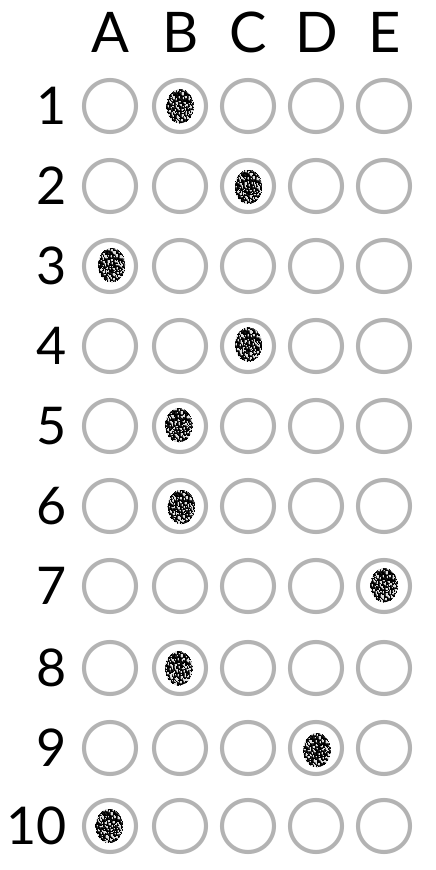
#> input picture 03_optical-mark-recognition/answers_1.png, 436 x 870 px
$ python omr.py --image answers_1.png
#> lines starting #> are read from the running program, lines starting #| are printed output that depends on the picture; after the words box and inside, x2 and y2 are one past the last pixel; in counts of white or black regions, pixels touching at a corner belong together
#> further down, image is the input picture: shape (870, 436, 3); min 0, max 255, mean 240.4
import cv2
import imutils
import numpy as np
from imutils import contours
import argparse


def prepare_image(image):
    gray = cv2.cvtColor(src=image, code=cv2.COLOR_BGR2GRAY)
    blurred = cv2.GaussianBlur(src=image, ksize=(5, 5), sigmaX=0)
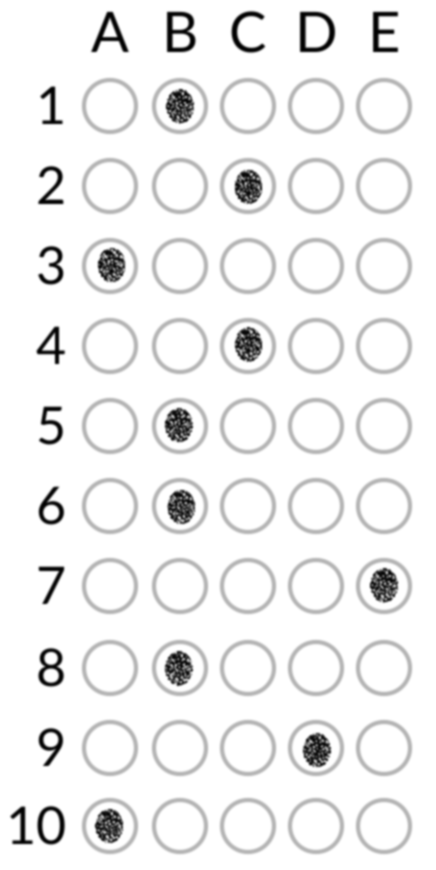
#> blurred: shape (870, 436, 3); min 0, max 255, mean 240.4
    edges = cv2.Canny(image=image, threshold1=70, threshold2=70)
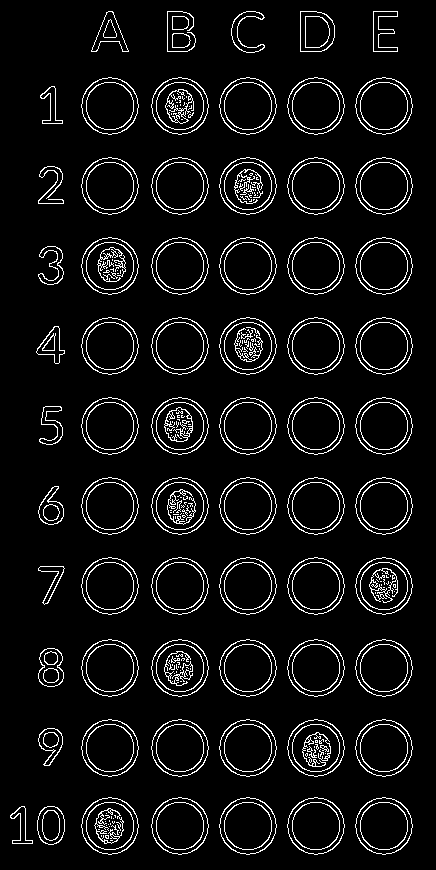
#> edges: shape (870, 436); 6.6% white in thin lines or dots, all inside (x1, y1, x2, y2) = (10, 11, 413, 855)
    thresh = cv2.threshold(src=edges, thresh=50, maxval=255, type=cv2.THRESH_BINARY | cv2.THRESH_OTSU)[1]
    return thresh


ap = argparse.ArgumentParser()
ap.add_argument('-i', '--image', required=True, help='path to image')
args = vars(ap.parse_args())

print(f'OpenCV version: {cv2.__version__}')

# klucz odpowiedzi
ANSWER_KEY = {0: 1, 1: 3, 2: 0, 3: 2, 4: 1, 5: 3, 6: 4, 7: 1, 8: 3, 9: 0}

# wczytanie obrazu
image = cv2.imread(args['image'])

#przygotowanie obrazu
thresh = prepare_image(image)

# wyszukanie wszystkich konturów
cnts = cv2.findContours(image=thresh.copy(), mode=cv2.RETR_EXTERNAL, method=cv2.CHAIN_APPROX_SIMPLE)
#> cnts = 68 contours, 1 with area under 20; largest, box (x1, y1, x2, y2) and area: (355, 797, 413, 855) 2502, (287, 797, 345, 855) 2502, (219, 797, 277, 855) 2502, (151, 797, 209, 855) 2502, (81, 797, 139, 855) 2502
cnts = imutils.grab_contours(cnts)
print(f'[INFO] Liczba wykrytych kontur: {len(cnts)}')
#| [INFO] Liczba wykrytych kontur: 68

# wyszukanie kontur z odpowiedziami
question_contours = []

for cnt in cnts:
    (x, y, w, h) = cv2.boundingRect(cnt)
    aspect_ratio = w / float(h)

    if w > 50 and h > 50 and aspect_ratio > 0.9 and aspect_ratio < 1.1:
        question_contours.append(cnt)
#> this loop made 68 passes
#> (x, y, w, h, aspect_ratio) on passes 1 to 12: (37, 806, 28, 39, 0.718), (10, 806, 23, 38, 0.605), (355, 797, 58, 58, 1), (287, 797, 58, 58, 1), (219, 797, 58, 58, 1), (151, 797, 58, 58, 1), (81, 797, 58, 58, 1), (38, 728, 25, 38, 0.658), (355, 719, 58, 58, 1), (287, 719, 58, 58, 1), (219, 719, 58, 58, 1), (151, 719, 58, 58, 1)
#> after the loop, question_contours = 50 contours; largest, box (x1, y1, x2, y2) and area: (355, 797, 413, 855) 2502, (287, 797, 345, 855) 2502, (219, 797, 277, 855) 2502, (151, 797, 209, 855) 2502, (81, 797, 139, 855) 2502

print(f'[INFO] Liczba wykrytch odpowiedzi: {len(question_contours)}')
#| [INFO] Liczba wykrytch odpowiedzi: 50

img = image.copy()

# przetworzenie obrazu
correct = 0
question_contours = imutils.contours.sort_contours(question_contours, method='top-to-bottom')[0]
#> question_contours = 50 contours; largest, box (x1, y1, x2, y2) and area: (355, 77, 413, 135) 2502, (287, 77, 345, 135) 2502, (219, 77, 277, 135) 2502, (151, 77, 209, 135) 2502, (81, 77, 139, 135) 2502

for question, idx in enumerate(range(0, len(question_contours), 5)):
    fields = question_contours[idx:idx + 5]
    fields = imutils.contours.sort_contours(fields, method='left-to-right')[0]
    marked = None

    for cnt_idx, cnt in enumerate(fields):
        # utworzenie maski
        mask = np.zeros(thresh.shape, dtype='uint8')

        # wyrysowanie konturu na masce
#> (the run stopped early here; a loop or call above may not have finished)

$ run again, on 03_optical-mark-recognition/sheet.png
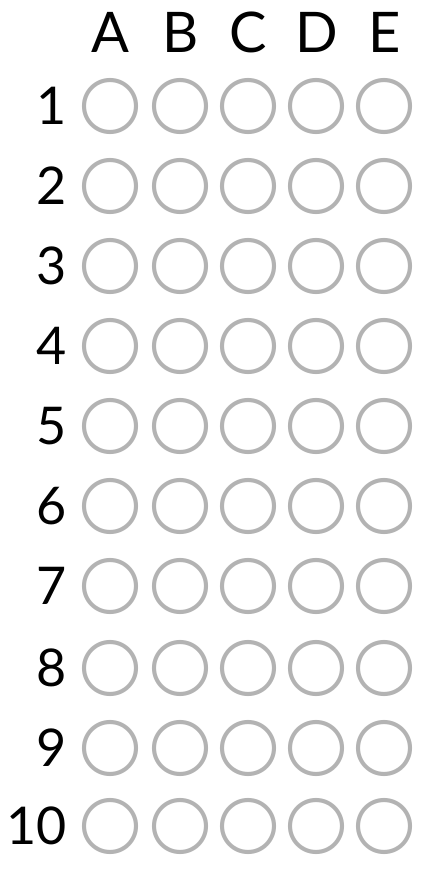
#> input picture 03_optical-mark-recognition/sheet.png, 436 x 870 px
#> image is the input picture: shape (870, 436, 3); min 0, max 255, mean 244
#> in prepare_image, `edges = cv2.Canny(image=image, threshold1=70, threshold2=70)`:
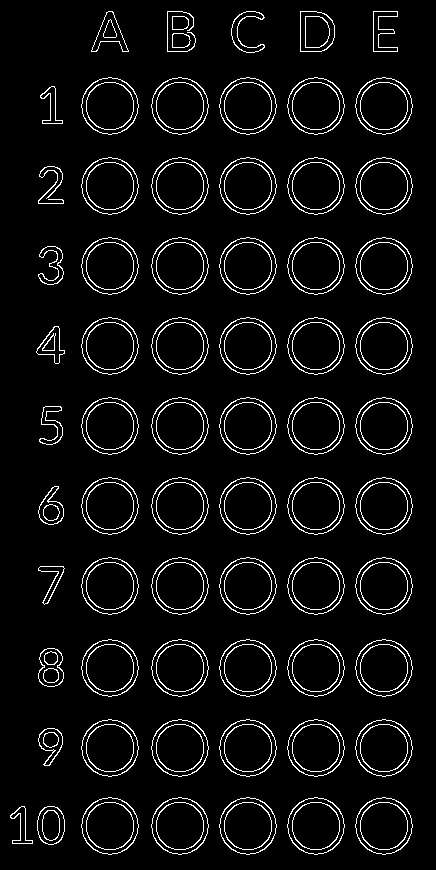
#> edges: shape (870, 436); 5.8% white in thin lines or dots, all inside (x1, y1, x2, y2) = (10, 11, 413, 855)
#> cnts = 68 contours, 1 with area under 20; largest, box (x1, y1, x2, y2) and area: (355, 797, 413, 855) 2502, (287, 797, 345, 855) 2502, (219, 797, 277, 855) 2502, (151, 797, 209, 855) 2502, (81, 797, 139, 855) 2502
#| [INFO] Liczba wykrytych kontur: 68
#> the loop `for cnt in cnts:` made 68 passes
#> (x, y, w, h, aspect_ratio) on passes 1 to 8: (37, 806, 28, 39, 0.718), (10, 806, 23, 38, 0.605), (355, 797, 58, 58, 1), (287, 797, 58, 58, 1), (219, 797, 58, 58, 1), (151, 797, 58, 58, 1), (81, 797, 58, 58, 1), (38, 728, 25, 38, 0.658)
#> after the loop `for cnt in cnts:`: question_contours = 50 contours; largest, box (x1, y1, x2, y2) and area: (355, 797, 413, 855) 2502, (287, 797, 345, 855) 2502, (219, 797, 277, 855) 2502, (151, 797, 209, 855) 2502, (81, 797, 139, 855) 2502
#| [INFO] Liczba wykrytch odpowiedzi: 50
#> `question_contours = imutils.contours.sort_contours(question_contours, ..`: question_contours = 50 contours; largest, box (x1, y1, x2, y2) and area: (355, 77, 413, 135) 2502, (287, 77, 345, 135) 2502, (219, 77, 277, 135) 2502, (151, 77, 209, 135) 2502, (81, 77, 139, 135) 2502
